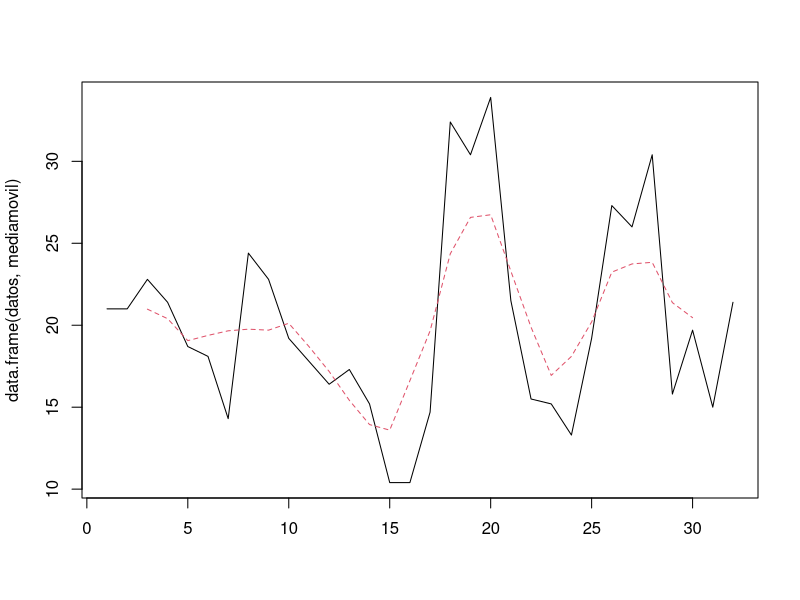
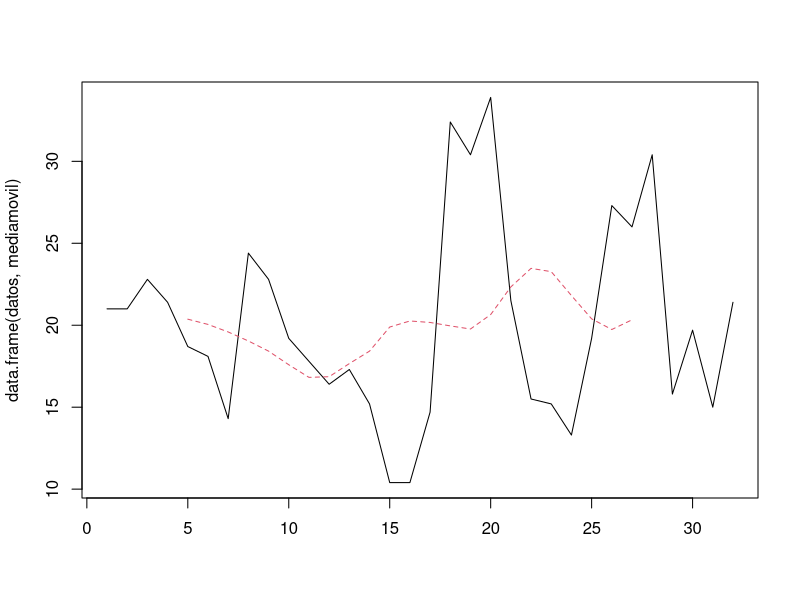
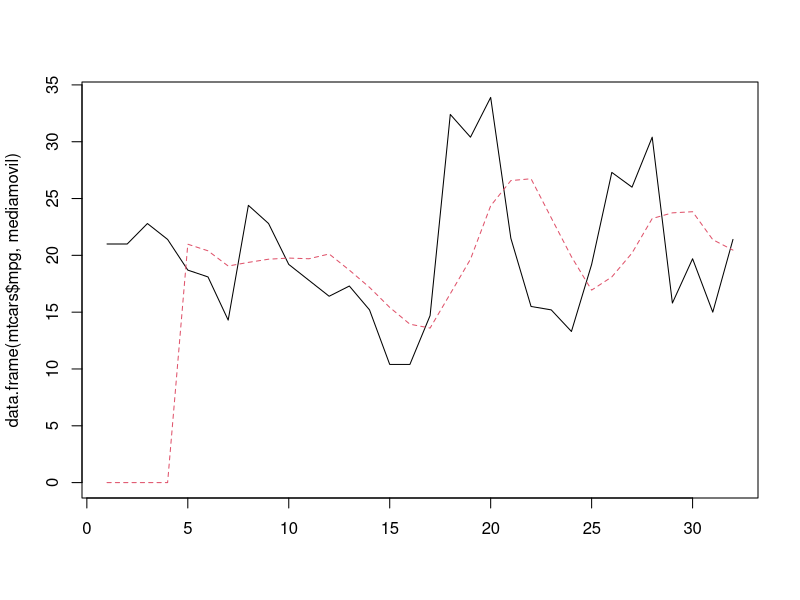
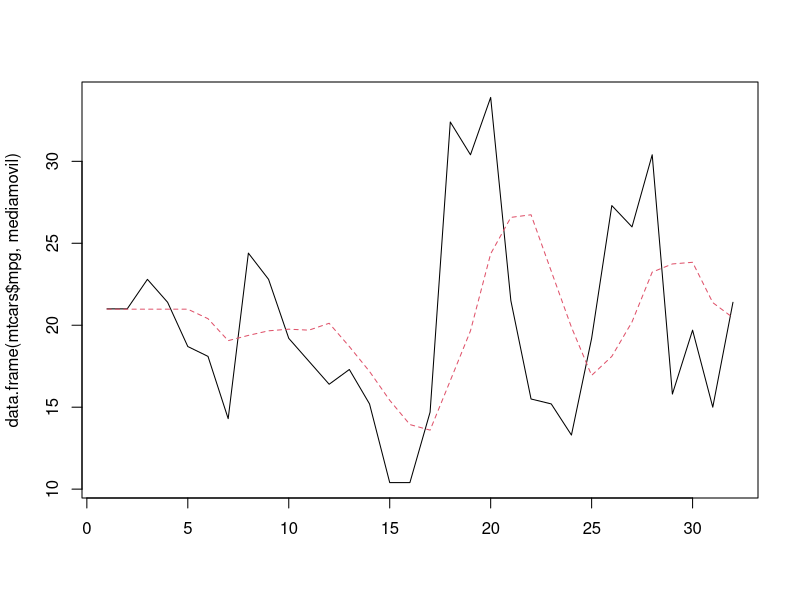

Generate these figures, in order, with R: (Note: this script raises an error after producing the figures.)
################### moving average using stats::filter #######################
# this is a centered moving average (sides=2, see help(filter))
ma <- function(x,n=5){stats::filter(x, rep(1 / n, n), method="convolution", sides=2)}

datos <- mtcars$mpg

mediamovil <- ma(datos)
matplot(data.frame(datos, mediamovil), type="l")

mediamovil <- ma(datos,n=10)
matplot(data.frame(datos, mediamovil), type="l")

# how stats::filter works
coef1 <- 2
coef2 <- 2
x <- c(1:5)
stats::filter(x,c(coef1, coef2))
# 6 10 14 18 NA
# that is:
x[1]*coef1+x[2]*coef2
x[2]*coef1+x[3]*coef2
x[3]*coef1+x[4]*coef2
x[4]*coef1+x[5]*coef2
x[5]*coef1+x[6]*coef2

################### moving average using loops #######################
# note: this is not a centered moving average
# it is build upon the last number of the window
movAvg <- function(x,width,inputConstant=c("0","1st")){
  lx <- length(x)
  result <- c()
  while(TRUE){
    w <- tail(x,width)
    if(length(w)<width){break}
    result <- c(result,mean(w))
    x <- head(x,-1)
  }
  result <- rev(result)
  if(inputConstant=="0"){
    lxr <- lx-length(result)
    if(lxr>0){
      result <- c(rep(0,lxr),result)
    }
  } else if (inputConstant=="1st"){
    lxr <- lx-length(result)
    if(lxr>0){
      result <- c(rep(result[1],lxr),result)
    }
  } else {stop("inputConstant must be a string '0' or '1st'")}
  return(result)
}

mediamovil <- movAvg(mtcars$mpg, 5, inputConstant="0")
matplot(data.frame(mtcars$mpg, mediamovil), type="l")

mediamovil <- movAvg(mtcars$mpg, 5, inputConstant="1st")
matplot(data.frame(mtcars$mpg, mediamovil), type="l")

mediamovil <- movAvg(mtcars$mpg, 5, inputConstant="foo")


